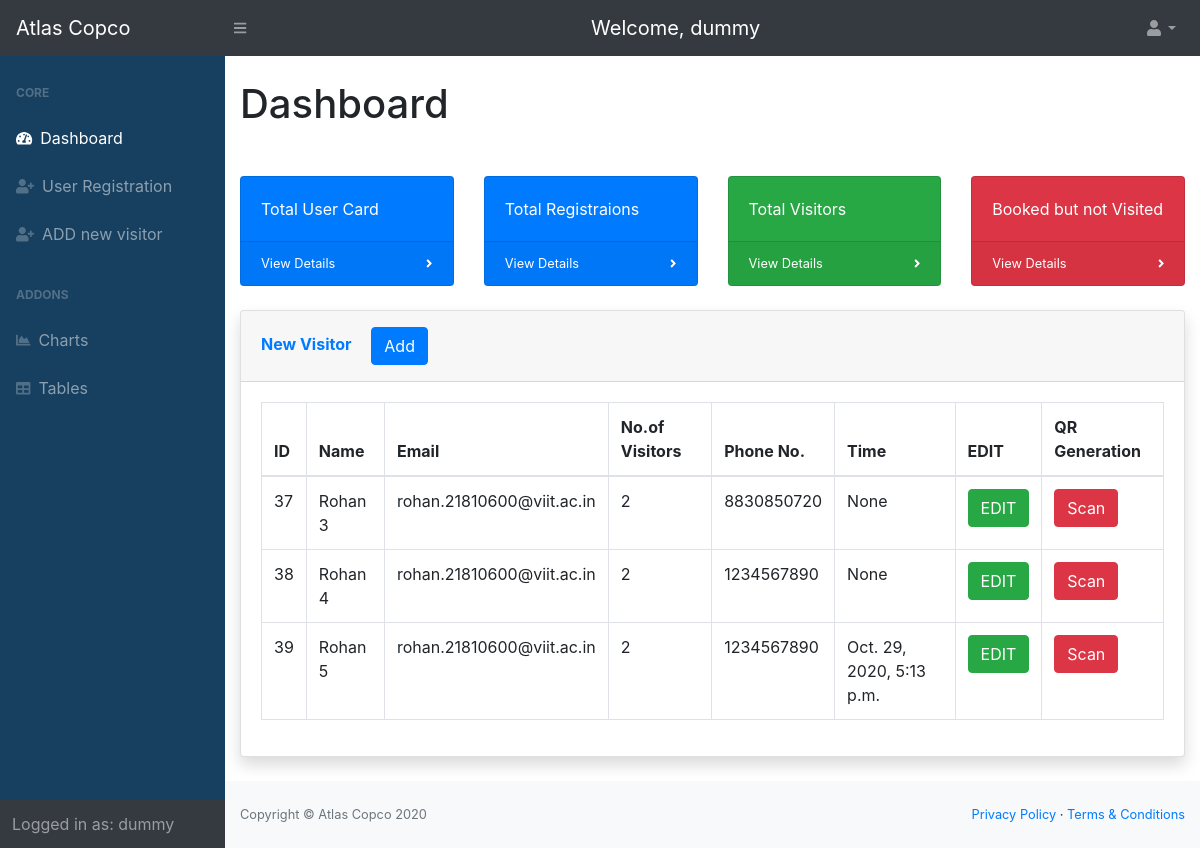
The page / (signed in) on the database its author committed.
### entry/models.py (models this page shows)
class Visitor(models.Model):
    name = models.CharField(verbose_name='Name', max_length=200, validators=[
        MinLengthValidator(2, 'Minimum 2 Characters are required')])  # name of the visitor
    purpose = models.CharField(verbose_name='Purpose', max_length=200, validators=[
        MinLengthValidator(4, 'Minimum 4 characters are required')])  # purpose of visit
    mobile = models.IntegerField(verbose_name='Mobile number')  # mobile no. of the visitor
    email = models.EmailField(verbose_name='Email', validators=[EmailValidator()])  # email address of the visitor
    no_of_people = models.IntegerField(verbose_name='No of people')  # no. of visitors
    photo_id_number = models.CharField(verbose_name='Photo Id Number', max_length=20, null=True, blank=True)
    photo_id = models.ImageField(verbose_name='Photo Id', upload_to='media/photo_id', null=True, blank=True)
    in_time = models.DateTimeField(verbose_name='Visit In time', null=True, blank=True)  # in time of the visitor, added automatically
    out_time = models.DateTimeField(verbose_name='Visit Out Time', null=True, blank=True)  # out time of the visitor added automatically
    token = models.CharField(verbose_name='Token', max_length=200, null=True, blank=True)  # token(autogenerated)
    qrcode = models.ImageField(verbose_name='QR Code', upload_to='media/qrcodes', null=True, blank=True)  # qr code generated from the token
    user = models.ForeignKey(Employee, verbose_name='Employee to visit', on_delete=models.PROTECT)  # link to the User table, to store which user allowed the entry
    def __str__(self):
        return self.name

### home/views.py (the view)
# urls.py: path('', views.VisitorListView.as_view(), name='home'),
class VisitorListView(LoginRequiredMixin, ListView):
    def get(self, request):
        visitor_list = Visitor.objects.filter(out_time__isnull=True)
        print(visitor_list)
        context = {'visitor_list': visitor_list}
        return render(request, 'home/home.html', context)

### home/templates/home/home.html (shortened to what this page needs)
{% extends 'home/base.html' %}{% block content %}
<div id="layoutSidenav_content">
    <main>
        <div class="container-fluid">
            <h1 class="mt-4">Dashboard</h1>
            <div class="row mt-5 ">
                {% if request.user.employee.admin %}
                <div class="col-xl-3 col-md-6">
                    <div class="card bg-primary text-white">
                        <div class="card-body">Total User Card</div>
                        <div class="card-footer d-flex align-items-center justify-content-between">
                            <a class="small text-white stretched-link" href="#">View Details</a>
                            <div class="small text-white"><i class="fas fa-angle-right"></i></div>
                        </div>
                    </div>
                </div>
                {% endif %}
                <div class="col-xl-3 col-md-6">
                    <div class="card bg-primary  text-white">
                        <div class="card-body">Total Registraions</div>
                        <div class="card-footer d-flex align-items-center justify-content-between">
                            <a class="small text-white stretched-link" href="#">View Details</a>
                            <div class="small text-white"><i class="fas fa-angle-right"></i></div>
                        </div>
                    </div>
                </div>
                <div class="col-xl-3 col-md-6">
                    <div class="card bg-success text-white">
                        <div class="card-body">Total Visitors</div>
                        <div class="card-footer d-flex align-items-center justify-content-between">
                            <a class="small text-white stretched-link" href="{% url 'all-visitors' %}">View Details</a>
                            <div class="small text-white"><i class="fas fa-angle-right"></i></div>
                        </div>
                    </div>
                </div>
                <div class="col-xl-3 col-md-6">
                    <div class="card bg-danger text-white">
                        <div class="card-body">Booked but not Visited</div>
                        <div class="card-footer d-flex align-items-center justify-content-between">
                            <a class="small text-white stretched-link" href="{% url 'not-visited' %}">View Details</a>
                            <div class="small text-white"><i class="fas fa-angle-right"></i></div>
                        </div>
                    </div>
                </div>
            </div>
        </div>
    </main>
    <main>
        <div class="container-fluid">
            <div class="card shadow mb-4 mt-4">
                <div class="card-header py-3">
                    <h6 class="m-0 font-weight-bold text-primary">New Visitor
                        <a href="{% url 'entry:new-visitor' %}" class="ml-3 btn btn-primary text-left">Add</a>
                    </h6>
                </div>
                <div class="card-body">
                    <div class="table-responsive">
                        <table class="table table-bordered" id="dataTable" width="100%" cellspacing="0">
                            <thead>
                                <tr>
                                    <th> ID </th>
                                    <th> Name </th>
                                    <th> Email </th>
                                    <th> No.of Visitors </th>
                                    <th>Phone No.</th>
                                    <th> Time </th>
                                    <th> EDIT </th>
                                    <th> QR Generation </th>
                                </tr>
                            </thead>
                            <tbody>
                                {% if visitor_list %} {% for visitor in visitor_list %}
                                <tr>
                                    <td>{{ visitor.id }}</td>
                                    <td>{{ visitor.name }}</td>
                                    <td>{{ visitor.email }}</td>
                                    <td>{{ visitor.no_of_people }}</td>
                                    <td>{{ visitor.mobile }}</td>
                                    <td>{{ visitor.in_time }}</td>
                                    <td>
                                        <button type="submit" onclick="window.location.href='{% url 'entry:visitor-update' visitor.id %}'" name="edit_btn" class="btn btn-success"> EDIT</button>
                                    </td>
                                    <td>
                                        <form action="{% url 'entry:scanQR' visitor.id %}" method="post">
                                            <button type="submit" name="scan_btn" class="btn btn-danger"> Scan </button>
                                        </form>
                                    </td>
                                </tr>
                                {% endfor %} {% endif %}
                            </tbody>
                        </table>
                    </div>
                </div>
            </div>
        </div>
    </main>
    <div class="footer">
        <footer class="py-4 bg-light mt-auto">
            <div class="container-fluid">
                <div class="d-flex align-items-center justify-content-between small">
                    <div class="text-muted">Copyright &copy; Atlas Copco 2020</div>
                    <div>
                        <a href="#">Privacy Policy</a> &middot;
                        <a href="#">Terms &amp; Conditions</a>
                    </div>
                </div>
            </div>
        </footer>
    </div>
</div>
{% endblock content %}

### home/templates/home/base.html (shortened to what this page needs)
{% load static %} {% load crispy_forms_tags %}
<!DOCTYPE html>
<html lang=en>
<head>
    <link rel="stylesheet" href="https://stackpath.bootstrapcdn.com/bootstrap/4.5.2/css/bootstrap.min.css">
    <link rel="stylesheet" type="text/css" href="{% static 'home/style.css' %}">
</head>
<body>
    <nav class="sb-topnav navbar navbar-expand navbar-dark bg-dark sticky-top">
        <a class="navbar-brand" href="dashboard.html">Atlas Copco</a>
        <button class="btn btn-link btn-sm order-1 order-lg-0" id="sidebarToggle"><i class="fas fa-bars"></i></button>
        <span class="d-none d-md-inline-block form-inline ml-auto mr-0 mr-md-3 my-2 my-md-0 navbar-brand"> Welcome, {{ request.user.first_name }} </span>
        <ul class="navbar-nav ml-auto ">
            <li class="nav-item dropdown">
                <a class="nav-link dropdown-toggle" id="userDropdown" href="#" role="button" data-toggle="dropdown" aria-haspopup="true" aria-expanded="false"><i class="fas fa-user fa-fw"></i></a>
            </li>
        </ul>
    </nav>
    <div id="layoutSidenav">
        <div id="layoutSidenav_nav">
            <nav class="sb-sidenav accordion sb-sidenav-dark" id="sidenavAccordion" style="background-color: #173F5F;">
                <div class="sb-sidenav-menu">
                    <div class="nav">
                        <div class="sb-sidenav-menu-heading">Core</div>
                        <a class="nav-link" href="{% url 'home' %}">
                            <div class="sb-nav-link-icon"><i class="fas fa-tachometer-alt"></i></div>
                            Dashboard <br> {% if request.user.employee.admin %}
                            <a class="nav-link" href="{% url 'user-signup' %}">
                                <div class="sb-nav-link-icon"><i class="fas fa-user-plus"></i></div>
                                User Registration
                            </a>
                            {% endif %}
                            <a class="nav-link" href="{% url 'entry:new-visitor' %}">
                                <div class="sb-nav-link-icon"><i class="fa fa-user-plus fa-fw"></i></div>
                                ADD new visitor
                            </a>
                            {% if request.user.employee.admin %}
                            <div class="sb-sidenav-menu-heading">Addons</div>
                            <a class="nav-link" href="#">
                                <div class="sb-nav-link-icon"><i class="fas fa-chart-area"></i></div>
                                Charts
                            </a>
                            <a class="nav-link" href="#">
                                <div class="sb-nav-link-icon"><i class="fas fa-table"></i></div>
                                Tables
                            </a>
                            {% endif %}
                    </div>
                </div>
                <div class="sb-sidenav-footer">
                    <div class="large">Logged in as: {{ request.user.first_name }}</div>
                </div>
            </nav>
        </div>
        {% block content %} {% endblock content %}
    </div>
</body>
</html>

### home/static/home/style.css (style rules this page uses)
#layoutSidenav { display: flex; }
#layoutSidenav #layoutSidenav_nav { flex-basis: 225px; flex-shrink: 0; transition: transform 0.15s ease-in-out; z-index: 1038; transform: translateX(-225px); }
#layoutSidenav #layoutSidenav_content { position: relative; display: flex; flex-direction: column; justify-content: space-between; min-width: 0; flex-grow: 1; min-height: calc(100vh - 56px); margin-left: -225px; }
@media (min-width: 992px) { #layoutSidenav #layoutSidenav_nav { transform: translateX(0); } }
@media (min-width: 992px) { #layoutSidenav #layoutSidenav_content { margin-left: 0; transition: margin 0.15s ease-in-out; } }
.nav .nav-link .sb-nav-link-icon, .sb-sidenav-menu .nav-link .sb-nav-link-icon { margin-right: 0.5rem; }
.sb-topnav { padding-left: 0; height: 56px; z-index: 1039; }
.sb-topnav .navbar-brand { width: 225px; padding-left: 1rem; padding-right: 1rem; margin: 0; }
.sb-topnav.navbar-dark #sidebarToggle { color: rgba(255, 255, 255, 0.5); }
.sb-sidenav { display: flex; flex-direction: column; height: 100%; flex-wrap: nowrap; }
.sb-sidenav .sb-sidenav-menu { flex-grow: 1; }
.sb-sidenav .sb-sidenav-menu .nav { flex-direction: column; flex-wrap: nowrap; }
.sb-sidenav .sb-sidenav-menu .nav .sb-sidenav-menu-heading { padding: 1.75rem 1rem 0.75rem; font-size: 0.75rem; font-weight: bold; text-transform: uppercase; }
.sb-sidenav .sb-sidenav-menu .nav .nav-link { display: flex; align-items: center; padding-top: 0.75rem; padding-bottom: 0.75rem; position: relative; }
.sb-sidenav .sb-sidenav-menu .nav .nav-link .sb-nav-link-icon { font-size: 0.9rem; }
.sb-sidenav .sb-sidenav-footer { padding: 0.75rem; flex-shrink: 0; }
.sb-sidenav-dark { background-color: #212529; color: rgba(255, 255, 255, 0.5); }
.sb-sidenav-dark .sb-sidenav-menu .sb-sidenav-menu-heading { color: rgba(255, 255, 255, 0.25); }
.sb-sidenav-dark .sb-sidenav-menu .nav-link { color: rgba(255, 255, 255, 0.5); }
.sb-sidenav-dark .sb-sidenav-menu .nav-link .sb-nav-link-icon { color: rgba(255, 255, 255, 0.25); }
.sb-sidenav-dark .sb-sidenav-menu .nav-link.active { color: #fff; }
.sb-sidenav-dark .sb-sidenav-menu .nav-link.active .sb-nav-link-icon { color: #fff; }
.sb-sidenav-dark .sb-sidenav-footer { background-color: #343a40; }

### rows shown on the page
Visitor: id "37", name "Rohan 3", email "rohan.21810600@viit.ac.in", no_of_people "2", mobile "8830850720", in_time "None"
Visitor: id "38", name "Rohan 4", email "rohan.21810600@viit.ac.in", no_of_people "2", mobile "1234567890", in_time "None"
Visitor: id "39", name "Rohan 5", email "rohan.21810600@viit.ac.in", no_of_people "2", mobile "1234567890", in_time "Oct. 29, 2020, 5:13 p.m."

### other values the page prints
{{ request.user.first_name }} "dummy"
